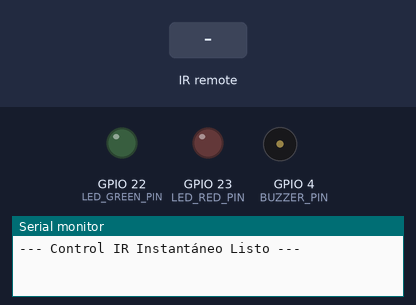
Bench run of a sketch on a simulated ESP32. Shown: output pins drawn as LEDs (lit = HIGH), buzzer (waves = sounding), the last lines printed to the serial monitor. The inputs (shaded band) are chosen by the test bench.

Above: at 1.2 s.
1.3 s: infrared code 0x18 received
At 2.4 s:
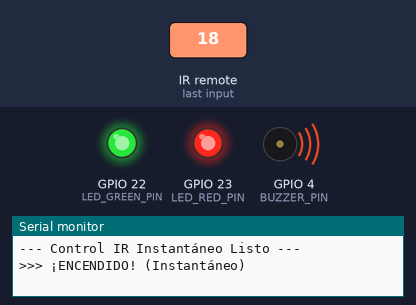
2.8 s: infrared code 0x0C received
At 3.5 s:
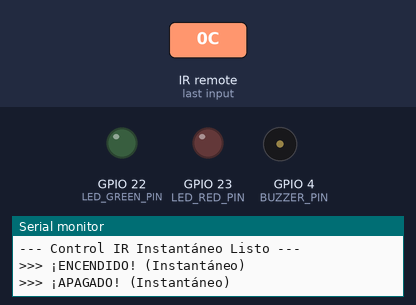
Timing chart, 0 to 5.8 s (numbered marks = the images above; inputs shaded):
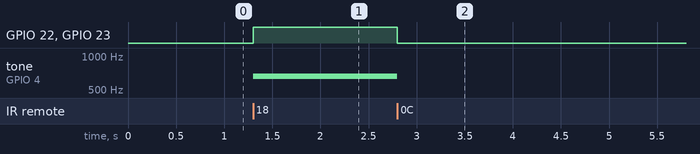

Measured:
- after the input at 1.3 s, GPIO 22 (LED_GREEN_PIN), GPIO 23 (LED_RED_PIN): LOW → HIGH at once; tone on GPIO 4 (BUZZER_PIN): silent → 659 Hz at once
- after the input at 2.8 s, GPIO 22 (LED_GREEN_PIN), GPIO 23 (LED_RED_PIN): HIGH → LOW at once

The sketch:

PROYECTOCOMPLETOCASA.ino
```cpp
#include <IRremote.h>

// --- Configuración de Pines ---
#define IR_RECEIVE_PIN 25     // Receptor IR
#define LED_RED_PIN 23        // LED Rojo (Luz 1)
#define LED_GREEN_PIN 22      // LED Verde (Luz 2)
#define BUZZER_PIN 4          // Pin D4 para el buzzer (PWM)

// --- Códigos de tu Mando ---
#define BOTON_ENCENDER 0x18
#define BOTON_APAGAR   0x0C

// --- Configuración LEDC (Buzzer) ---
#define LEDC_CHANNEL 0      // Canal LEDC para PWM
#define LEDC_TIMER_BIT 13

// --- Estados del Sistema ---
enum SystemState {
  OFF,
  ON_PLAYING
};
SystemState currentState = OFF;

// --- Variables para control de la Melodía (Sin Delay) ---
int melody[] = {659, 659, 659, 659, 659, 659, 659, 784, 523, 587, 659};
int duration[] = {250, 250, 500, 250, 250, 500, 250, 250, 250, 250, 500};
int notes = sizeof(melody) / sizeof(melody[0]);
int noteIndex = 0;
unsigned long noteStartTime = 0;

// --------------------------- CONTROL DE TONO SIN BLOQUEO ---------------------------

void updateMelody() {
  if (currentState != ON_PLAYING) {
    ledcWriteTone(LEDC_CHANNEL, 0);
    return;
  }

  unsigned long currentTime = millis();

  // 1. Comprobar si es hora de pasar a la siguiente nota (o pausa)
  if (currentTime - noteStartTime >= duration[noteIndex] + 30) { // Duración + 30ms de pausa

    // Avanzar al siguiente índice de nota
    noteIndex++;
    if (noteIndex >= notes) {
      noteIndex = 0; // Reiniciar la melodía (bucle infinito)
    }

    // Iniciar la nueva nota
    noteStartTime = currentTime;
    ledcWriteTone(LEDC_CHANNEL, melody[noteIndex]);
  }
}

// --------------------------- SETUP ---------------------------
void setup() {
  Serial.begin(115200);

  // Inicialización de Pines como Salida
  pinMode(LED_RED_PIN, OUTPUT);
  pinMode(LED_GREEN_PIN, OUTPUT);

  // Inicialización del Buzzer (LEDC)
  ledcSetup(LEDC_CHANNEL, 0, LEDC_TIMER_BIT);
  ledcAttachPin(BUZZER_PIN, LEDC_CHANNEL);

  // Iniciar el receptor IR
  IrReceiver.begin(IR_RECEIVE_PIN, ENABLE_LED_FEEDBACK);

  // Estado inicial: Todo apagado
  digitalWrite(LED_RED_PIN, LOW);
  digitalWrite(LED_GREEN_PIN, LOW);
  ledcWriteTone(LEDC_CHANNEL, 0);

  Serial.println("--- Control IR Instantáneo Listo ---");
}

// --------------------------- LOOP ---------------------------
void loop() {

  // 1. Lógica de Recepción IR (Instantánea)
  if (IrReceiver.decode()) {

    if (!(IrReceiver.decodedIRData.flags & IRDATA_FLAGS_IS_REPEAT)) {

        if (IrReceiver.decodedIRData.command == BOTON_ENCENDER) {
          // ENCENDER
          currentState = ON_PLAYING;
          digitalWrite(LED_RED_PIN, HIGH);
          digitalWrite(LED_GREEN_PIN, HIGH);

          // Reiniciar el índice de la melodía para comenzar
          noteIndex = 0;
          noteStartTime = millis();
          ledcWriteTone(LEDC_CHANNEL, melody[noteIndex]); // Tocar la primera nota

          Serial.println(">>> ¡ENCENDIDO! (Instantáneo)");
        }
        else if (IrReceiver.decodedIRData.command == BOTON_APAGAR) {
          // APAGAR (Instantáneo)
          currentState = OFF;
          digitalWrite(LED_RED_PIN, LOW);
          digitalWrite(LED_GREEN_PIN, LOW);
          ledcWriteTone(LEDC_CHANNEL, 0); // Silencia el buzzer instantáneamente

          Serial.println(">>> ¡APAGADO! (Instantáneo)");
        }
    }
    IrReceiver.resume();
  }

  // 2. Lógica de Reproducción de Melodía (Sin Bloqueo) .
  updateMelody();

}
```
